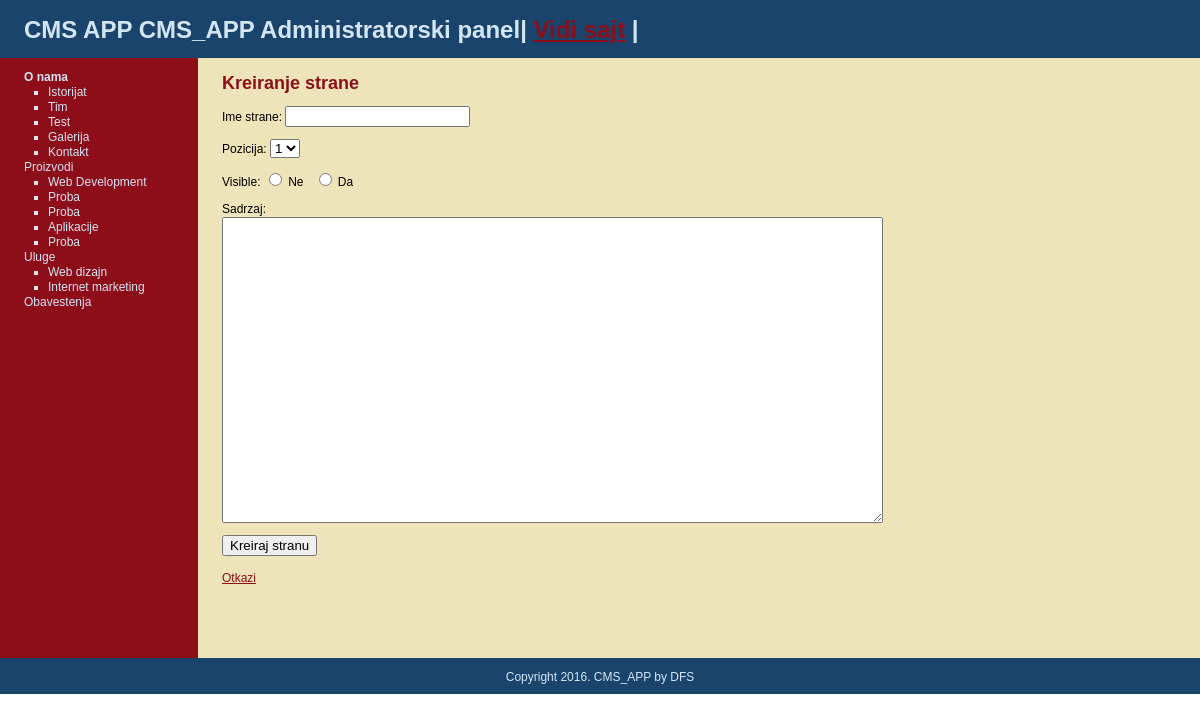
Screenshot of /nova_strana.php?tema=1 (signed in) with the database file from the repository.
### tables this page shows
CREATE TABLE IF NOT EXISTS `meni` (
  `id` int(11) NOT NULL,
  `ime_dugmeta` varchar(30) NOT NULL,
  `pozicija` int(3) NOT NULL,
  `vidljivo` tinyint(1) NOT NULL
);

CREATE TABLE IF NOT EXISTS `strane` (
  `id` int(11) NOT NULL,
  `dugme_id` int(11) NOT NULL,
  `ime_strane` varchar(30) NOT NULL,
  `pozicija` int(3) NOT NULL,
  `vidljivo` tinyint(1) NOT NULL,
  `sadrzaj` text
);

### public/nova_strana.php (the view, shortened to what this page needs)
<?php require_once("../includes/konekcija.php") ?>
<?php require_once("../includes/funkcije.php") ?>
<?php  prikaz_naslova(); ?>
<?php include("../includes/layout/header.php") ?>
<div id="main">
	<div id="navigacija">
  		<?php echo navigacija($trenutni_naslov_teme, $trenutni_naslov_strane); ?>
	</div>
	<div id="strana">
      <h2>Kreiranje strane</h2>
    <form action="nova_strana.php?tema=<?php echo urlencode($trenutni_naslov_teme["id"]); ?>" method="post">
      <p>Ime strane:
        <input type="text" name="ime_strane" value="" />
      </p>
      <p>Pozicija:
        <select name="pozicija">
        <?php
          $strane_set = prikaz_strana_koji_pripadaju_temi($trenutni_naslov_teme["id"],false);
          $broj_strane = mysqli_num_rows($strane_set);
          for($broj=1; $broj <= ($broj_strane + 1); $broj++) {
            echo "<option value=\"{$broj}\">{$broj}</option>";
          }
        ?>
        </select>
      </p>
      <p>Visible:
        <input type="radio" name="vidljivo" value="0" /> Ne
        &nbsp;
        <input type="radio" name="vidljivo" value="1" /> Da
      </p>
      <p>Sadrzaj:<br />
        <textarea  id="elm1" name="sadrzaj" rows="20" cols="80"></textarea>
      </p>
      <input type="submit" name="submit" value="Kreiraj stranu" />
    </form>
    <br />
    <a href="azuriranje.php?tema=<?php echo urlencode($trenutni_naslov_teme["id"]); ?>">Otkazi</a>
	</div>
</div>
<?php include("../includes/layout/footer.php") ?>

### includes/funkcije.php (shortened to what this page needs)
<?php
	function prikaz_tema($javno = true) {
		global $konekcija;
            $query = "SELECT * ";
            $query .= "FROM meni ";
            $query .= "ORDER BY pozicija ASC ";
            $tema_set = mysqli_query($konekcija, $query);
			return $tema_set;
	}
	function prikaz_strana_koji_pripadaju_temi($tema_id, $javno=true) {
		global $konekcija;
     		$query = "SELECT * ";
			$query .= "FROM strane ";;
			$query .= "WHERE dugme_id = {$tema_id} ";
			$query .= " ORDER BY pozicija ASC ";
			$strana_set = mysqli_query($konekcija, $query);
			return $strana_set;
	}
	function navigacija ($tema_niz, $strana_niz) {
		    $output = "<ul class=\"tema\">";
            	$tema_set = prikaz_tema(false);
            	while ($tema = mysqli_fetch_assoc($tema_set)) {
			$output .= "<li ";
				if ($tema_niz && $tema["id"] == $tema_niz["id"] ) {
			$output .=  "class=\"selektovano\"";
				}
			$output .=  ">";
			$output .= "<a href=\"azuriranje.php?tema=";
			$output .=  urlencode($tema["id"]);
			$output .= "\">";
			$output .=  $tema["ime_dugmeta"];
			$output .= "</a>";
				$strana_set = prikaz_strana_koji_pripadaju_temi($tema["id"], false);
            $output .= "<ul class=\"strana\">";
            	while ($strana = mysqli_fetch_assoc($strana_set)) {
            $output .=  "<li ";
			$output .=  ">";
			$output .= "<a href=\"azuriranje.php?strana=";
			$output .=  urlencode($strana["id"]);
			$output .= "\">";
			$output .=  $strana["ime_strane"];
			$output .= "</a>";
            $output .= "</li>";
           		}
            $output .= "</ul>";
            $output .= "</li>";
            	}
			$output .= "</ul>";
			return $output;
				}
	function prikaz_naslova_teme_na_osnovu_id ($naslov_id, $javno=true) {
		global $konekcija;
		$siguran_id = mysqli_real_escape_string($konekcija, $naslov_id);
		$query = "SELECT * ";
		$query .= "FROM meni ";
		$query .= "WHERE id = {$siguran_id} ";
		$query .= "LIMIT 1";
		$tema_set = mysqli_query($konekcija, $query);
		if ($naslov = mysqli_fetch_assoc($tema_set)) {
			return $naslov;
		} else {
			return NULL;
		}
	}
	function prikaz_naslova($javno=false) {
		if (isset($_GET["tema"])){
		$trenutni_naslov_teme = prikaz_naslova_teme_na_osnovu_id ($_GET["tema"], $javno);
		if ($trenutni_naslov_teme && $javno) {
				$trenutni_naslov_teme = default_strana_za_teme($trenutni_naslov_teme["id"]);
			} else {$trenutni_naslov_strane = NULL;}
	}
	elseif (isset($_GET["strana"])) {
		$trenutni_naslov_strane = prikaz_naslova_strane_na_osnovu_id ($_GET["strana"], $javno);
		$trenutni_naslov_teme = NULL;
	} else {
		$trenutni_naslov_teme = NULL;
		$trenutni_naslov_strane = NULL;
	}
	}
?>

### public/css/stil.css (style rules this page uses)
body { margin: 0; margin-top: -18px; padding: 0; border: 0; font-size: 12px; line-height:15px; backgrund: #EEE4B9; font-family: Arial; }
a { color: #8D0D19; }
#main { height: 600px; width: 100%; margin: 0; padding: 0; background: #EEE4B9; }
#navigacija { float: left; width: 150px; height: 100%; margin: 0; padding: 0 2em; color: #D4E6F4; background:#8D0D19; }
#navigacija a { color:#D4E6F4; text-decoration: none; }
.tema { margin: 1em 0; padding-left: 0; list-style:none; }
.strana { padding-left: 2em; list-style: square; font-weight:normal; }
.selektovano { font-weight: bold; }
#strana { float: left; height: 100%; padding-left: 2em; vertical-align: top; background: #EEE4B9; }
#strana h2 { color: #8D0D19; margin-top: 1em; }

### public/js/lightbox/css/lightbox.css (style rules this page uses)
body:after { content: url(../img/close.png) url(../img/loading.gif) url(../img/prev.png) url(../img/next.png); display: none; }

### rows the page displays
meni: value "O nama"
strane: value "Istorijat"
strane: value "Tim"
strane: value "Test"
strane: value "Galerija"
strane: value "Kontakt"
meni: value "Proizvodi"
strane: value "Web Development"
strane: value "Proba"
strane: value "Proba"
strane: value "Aplikacije"
strane: value "Proba"
meni: value "Uluge"
strane: value "Web dizajn"
strane: value "Internet marketing"
meni: value "Obavestenja"

### other values shown
AUTOR "by DFS"
form field pozicija "1"
